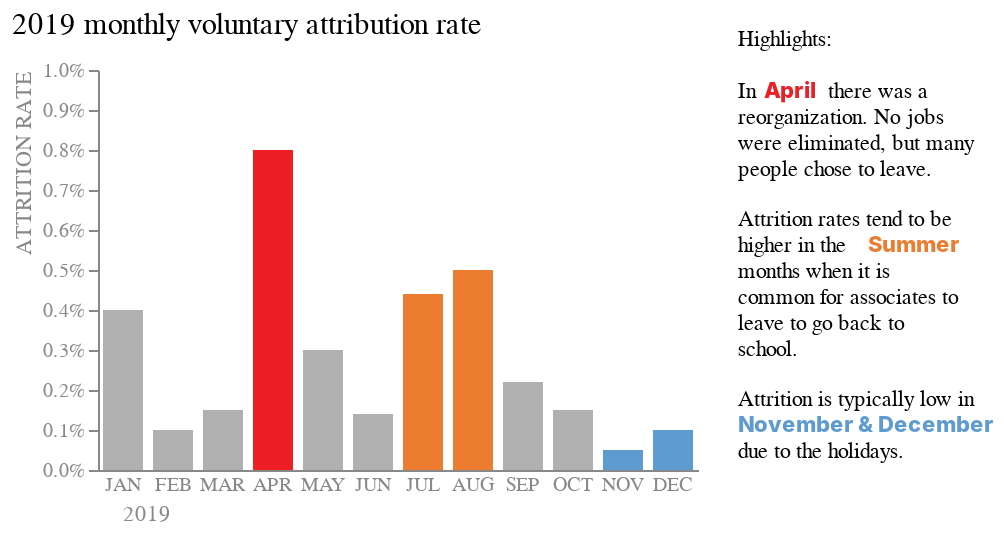

Notebook code for this chart:
### Markdown cell above
![Alt text](\Images\3_2c.png)

### Code cell
bar_highlight_color = alt.Chart(table, title = alt.Title(
    "2019 monthly voluntary attribution rate",
    fontSize = 15,
    anchor = 'start',
    offset = 10,
    fontWeight = "normal"
    )).mark_bar(size = 20).encode(
    x = alt.X('Date', 
              sort = None, 
              axis = alt.Axis(labelAngle = 0, titleX = 12, 
                              labelColor = "#888888", titleColor = '#888888', 
                              ticks = False, titleAnchor = 'start', titleFontWeight = 'normal'), 
              title = "2019"
              ), 
    y = alt.Y('Rate', 
              axis = alt.Axis(grid = False, titleAnchor = 'end', 
                              labelColor = "#888888", titleColor = '#888888', 
                              titleFontWeight = 'normal', format = "%", tickCount = 10), 
              scale = alt.Scale(domain = [0, 0.01]), 
              title = "ATTRITION RATE"
              ),
    color = alt.Color('Date',
                      sort = None,
                      scale = alt.Scale(range = ["#b0b0b0", "#b0b0b0", "#b0b0b0", "#ed1e24", 
                                                 "#b0b0b0", "#b0b0b0", "#ec7c30", "#ec7c30", 
                                                 "#b0b0b0", "#b0b0b0", "#5d9bd1", "#5d9bd1"]),
                      legend = None
                      )
    ).properties(
    width = 300,
    height = 200
)

text_april_blank2 = alt.Chart(
    {"values": [{"text":  [
         'Highlights:',
         ' ',
         'In            there was a', 'reorganization. No jobs', 'were eliminated, but many', 'people chose to leave.', 
         ]}]}
).mark_text(size = 11, align = "left", dy = -25, dx = -10).encode(
    text = "text:N"
)

text_summer_blank2 = alt.Chart(
    {"values": [{"text":  [
        'Attrition rates tend to be', 'higher in the',  'months when it is', 
         'common for associates to',
         'leave to go back to', 
         'school.'
         ]}]}
).mark_text(size = 11, align = "left", dx = -10, dy = 65).encode(
    text = "text:N"
)

text_nov_dec_blank2 = alt.Chart(
    {"values": [{"text":  [
        'Attrition is typically low in',' ', 'due to the holidays.'
         ]}]}
).mark_text(size = 11, align = "left", dx = -10, dy = 155).encode(
    text = "text:N"
)

text_april_color = alt.Chart(
    {"values": [{"text":  [
        'April'
         ]}]}
).mark_text(size = 11, align = "left", dx = 3, dy = 1, fontWeight = 800, color = '#ed1e24').encode(
    text = "text:N"
)

text_summer_color = alt.Chart(
    {"values": [{"text":  [
        'Summer'
         ]}]}
).mark_text(size = 11, align = "left",  dx = 55, dy = 78, fontWeight = 800, color = '#ec7c30').encode(
    text = "text:N"
)

text_nov_dec_color = alt.Chart(
    {"values": [{"text":  [
        'November & December'
         ]}]}
).mark_text(size = 11, align = "left", dx = -10, dy = 168, fontWeight = 800, color = '#5d9bd1').encode(
    text = "text:N"
)

#explicar pq nao usou o &

final = bar_highlight_color | (text_april_blank2 + text_april_color 
                                 + text_summer_blank2 + text_summer_color 
                                 + text_nov_dec_blank2 + text_nov_dec_color)

final.configure_view(stroke = None)

### Figure 1 — Vega-Lite specification as saved in the notebook (floating-point values rounded to 4 significant figures)
{"config": {"view": {"continuousWidth": 300, "continuousHeight": 300, "stroke": null}}, "hconcat": [{"data": {"name": "data-0f748d12b71fa1969f524ef0b4d050d0"}, "mark": {"type": "bar", "size": 20}, "encoding": {"color": {"field": "Date", "legend": null, "scale": {"range": ["#b0b0b0", "#b0b0b0", "#b0b0b0", "#ed1e24", "#b0b0b0", "#b0b0b0", "#ec7c30", "#ec7c30", "#b0b0b0", "#b0b0b0", "#5d9bd1", "#5d9bd1"]}, "sort": null, "type": "nominal"}, "x": {"axis": {"labelAngle": 0, "labelColor": "#888888", "ticks": false, "titleAnchor": "start", "titleColor": "#888888", "titleFontWeight": "normal", "titleX": 12}, "field": "Date", "sort": null, "title": "2019", "type": "nominal"}, "y": {"axis": {"format": "%", "grid": false, "labelColor": "#888888", "tickCount": 10, "titleAnchor": "end", "titleColor": "#888888", "titleFontWeight": "normal"}, "field": "Rate", "scale": {"domain": [0, 0.01]}, "title": "ATTRITION RATE", "type": "quantitative"}}, "height": 200, "title": {"text": "2019 monthly voluntary attribution rate", "anchor": "start", "fontSize": 15, "fontWeight": "normal", "offset": 10}, "width": 300}, {"layer": [{"data": {"name": "data-547bb088e9c8c00000f42a90929c9173"}, "mark": {"type": "text", "align": "left", "dx": -10, "dy": -25, "size": 11}, "encoding": {"text": {"field": "text", "type": "nominal"}}}, {"data": {"name": "data-f9846e3e8d56027489b8c959b216eeeb"}, "mark": {"type": "text", "align": "left", "color": "#ed1e24", "dx": 3, "dy": 1, "fontWeight": 800, "size": 11}, "encoding": {"text": {"field": "text", "type": "nominal"}}}, {"data": {"name": "data-e74a840aaa77e5e6cb5d77efd782561f"}, "mark": {"type": "text", "align": "left", "dx": -10, "dy": 65, "size": 11}, "encoding": {"text": {"field": "text", "type": "nominal"}}}, {"data": {"name": "data-bf0c0886e85857075dcfec6916d457fe"}, "mark": {"type": "text", "align": "left", "color": "#ec7c30", "dx": 55, "dy": 78, "fontWeight": 800, "size": 11}, "encoding": {"text": {"field": "text", "type": "nominal"}}}, {"data": {"name": "data-50a41c20af379a6e5c8ff82d5b95345b"}, "mark": {"type": "text", "align": "left", "dx": -10, "dy": 155, "size": 11}, "encoding": {"text": {"field": "text", "type": "nominal"}}}, {"data": {"name": "data-56051377289bab148d95af94c7fc24d1"}, "mark": {"type": "text", "align": "left", "color": "#5d9bd1", "dx": -10, "dy": 168, "fontWeight": 800, "size": 11}, "encoding": {"text": {"field": "text", "type": "nominal"}}}]}], "$schema": "https://vega.github.io/schema/vega-lite/v5.15.1.json", "datasets": {"data-0f748d12b71fa1969f524ef0b4d050d0": [{"Date": "JAN", "Rate": 0.004, "# exits": 120}, {"Date": "FEB", "Rate": 0.001, "# exits": 30}, {"Date": "MAR", "Rate": 0.0015, "# exits": 45}, {"Date": "APR", "Rate": 0.008, "# exits": 240}, {"Date": "MAY", "Rate": 0.003, "# exits": 90}, {"Date": "JUN", "Rate": 0.0014, "# exits": 42}, {"Date": "JUL", "Rate": 0.0044, "# exits": 132}, {"Date": "AUG", "Rate": 0.005, "# exits": 150}, {"Date": "SEP", "Rate": 0.0022, "# exits": 66}, {"Date": "OCT", "Rate": 0.0015, "# exits": 45}, {"Date": "NOV", "Rate": 0.0005, "# exits": 15}, {"Date": "DEC", "Rate": 0.001, "# exits": 30}], "data-547bb088e9c8c00000f42a90929c9173": [{"text": ["Highlights:", " ", "In            there was a", "reorganization. No jobs", "were eliminated, but many", "people chose to leave."]}], "data-f9846e3e8d56027489b8c959b216eeeb": [{"text": ["April"]}], "data-e74a840aaa77e5e6cb5d77efd782561f": [{"text": ["Attrition rates tend to be", "higher in the", "months when it is", "common for associates to", "leave to go back to", "school."]}], "data-bf0c0886e85857075dcfec6916d457fe": [{"text": ["Summer"]}], "data-50a41c20af379a6e5c8ff82d5b95345b": [{"text": ["Attrition is typically low in", " ", "due to the holidays."]}], "data-56051377289bab148d95af94c7fc24d1": [{"text": ["November & December"]}]}}
